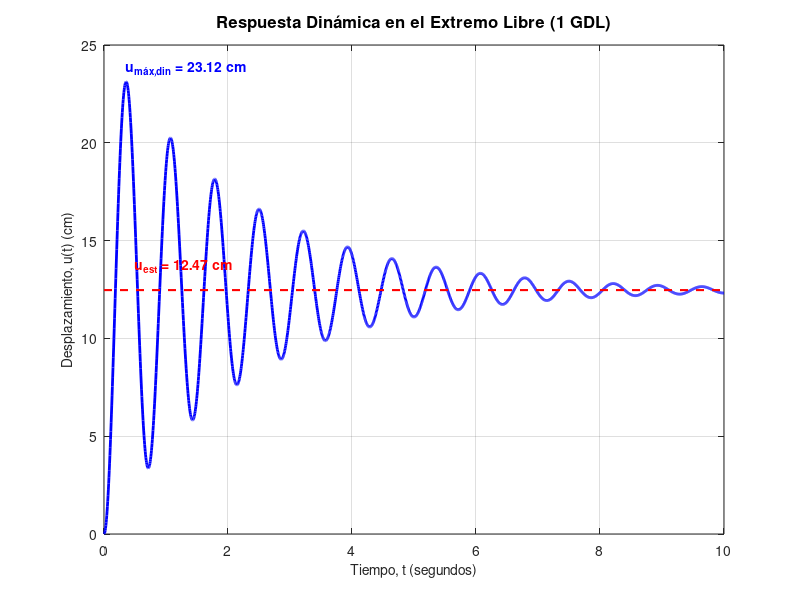

The MATLAB script that drew this image:
% =========================================================================
% RESPUESTA DINÁMICA DE VIGA EN VOLADIZO (1 GDL) - FORMULACIÓN TEÓRICA
% Ecuación de movimiento con variables explícitas c, w, wd, A y B
% =========================================================================

clear; clc; close all;

% --- 1. DATOS DEL PROBLEMA ---
L = 600;                % Longitud (cm)
P = 5000;               % Fuerza puntual en el extremo (kgf)
E = 2040000;            % Módulo de Elasticidad del acero (kgf/cm^2)
I = 14152;              % Momento de Inercia de la viga IR 356x50.6 (cm^4)
peso_metro = 50.6/100;  % Peso propio de la viga en kgf/cm
g = 981;                % Aceleración de la gravedad (cm/s^2)
psi = 0.05;             % Fracción de amortiguamiento (5%)

% --- 2. CÁLCULO DE CONSTANTES FÍSICAS ---
k = (3 * E * I) / (L^3);                    % Rigidez lateral de la viga
peso_viga_total = peso_metro * L;
W_efectivo = P + 0.23 * peso_viga_total;     % Peso efectivo (Puntual + 23% viga)
m = W_efectivo / g;                         % Masa equivalente

% --- 3. APLICACIÓN DE TUS FÓRMULAS ---
w = sqrt(k / m);                            % Frecuencia angular natural (rad/s)
c = 2 * psi * m * w;                        % Coeficiente de amortiguamiento físico
wd = sqrt(k/m - (c / (2*m))^2);             % Frecuencia amortuguada dentro de la raíz

u_est = P / k;                              % Desplazamiento estático (12.47 cm)

% Constantes de integración por condiciones iniciales u(0)=0, du(0)=0
A_const = -u_est;                           
B_const = -u_est * c / (2 * m * wd);        

% --- 4. VECTOR DE TIEMPO Y RESPUESTA DINÁMICA ---
t = linspace(0, 10, 2000); % De 0 a 10 segundos

% Ecuación estructural exacta solicitada
u_dinamico = exp(-c/(2*m) * t) .* (A_const * cos(wd * t) + B_const * sin(wd * t)) + u_est;

% --- 5. GRAFICACIÓN DE LA RESPUESTA ---
fig_dinamica = figure('Name', 'Respuesta Dinámica Dinámica 1 GDL', 'NumberTitle', 'off');

plot(t, u_dinamico, 'b-', 'LineWidth', 2);
hold on;
plot([0 10], [u_est u_est], 'r--', 'LineWidth', 1.5); % Línea del valor estático

title('Respuesta Dinámica en el Extremo Libre (1 GDL)', 'FontSize', 12, 'FontWeight', 'bold');
xlabel('Tiempo, t (segundos)', 'FontSize', 10);
ylabel('Desplazamiento, u(t) (cm)', 'FontSize', 10);
xlim([0, 10]);
grid on;

% Anotaciones de los puntos clave
text(0.5, u_est * 1.1, sprintf('u_{est} = %0.2f cm', u_est), 'Color', 'r', 'FontWeight', 'bold');
text(0.35, max(u_dinamico) * 1.03, sprintf('u_{máx,din} = %0.2f cm', max(u_dinamico)), 'Color', 'b', 'FontWeight', 'bold');

% --- 6. GUARDAR LA FIGURA EN ALTA CALIDAD ---
print(fig_dinamica, 'respuesta_dinamica_exacta.png', '-dpng', '-r300');

% --- 7. DESPLIEGUE DE RESULTADOS EN CONSOLA ---
fprintf('--- VARIABLES INTERNAS DEL MODELO ---\n');
fprintf('Frecuencia natural (w): %0.4f rad/s\n', w);
fprintf('Coeficiente de amortiguamiento (c): %0.4f kgf·s/cm\n', c);
fprintf('Frecuencia amortiguada (wd): %0.4f rad/s\n', wd);
fprintf('Constante A: %0.4f\n', A_const);
fprintf('Constante B: %0.4f\n', B_const);
